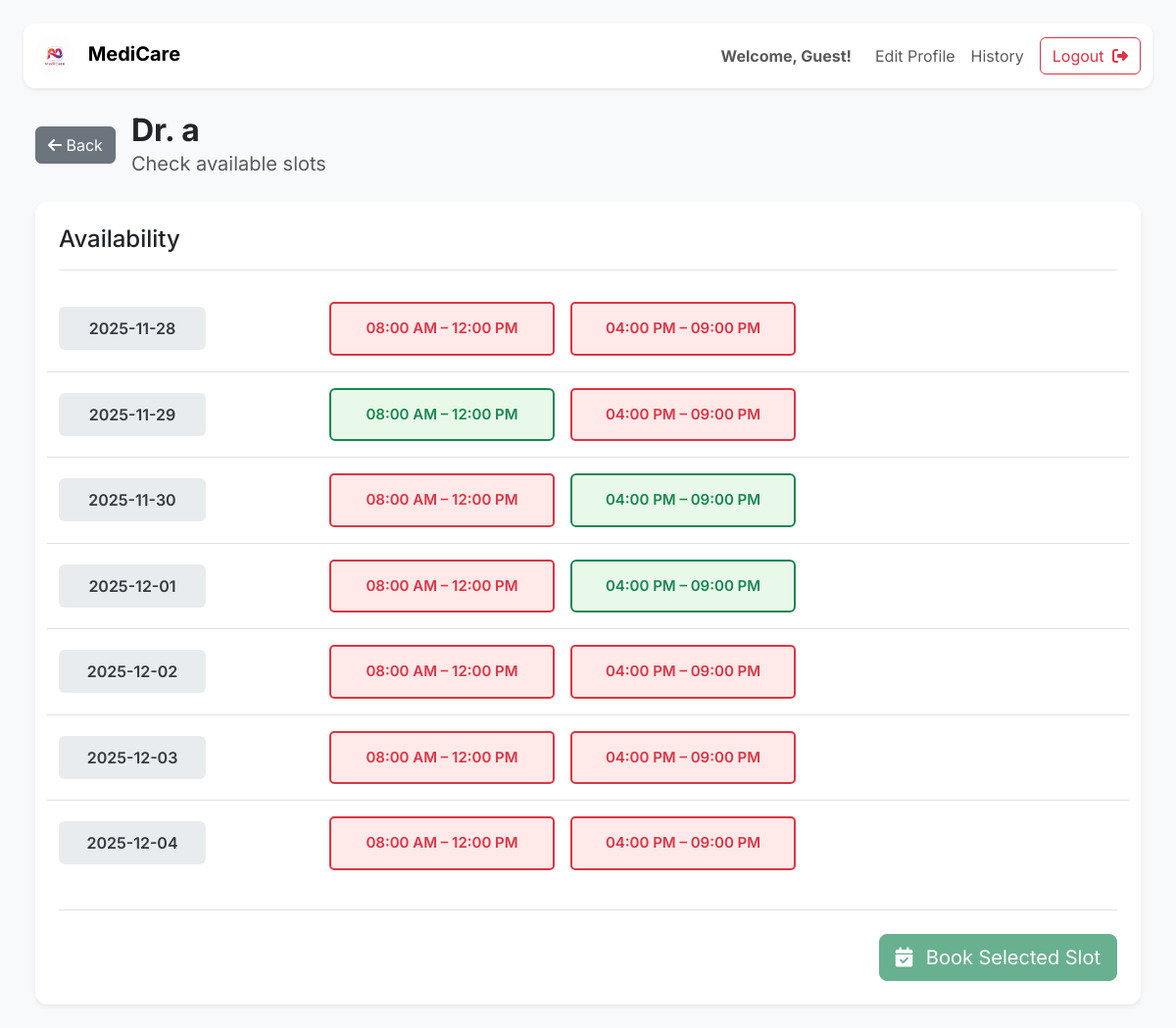
/doctor/check_availability/1, run on an earlier commit of the app's database.
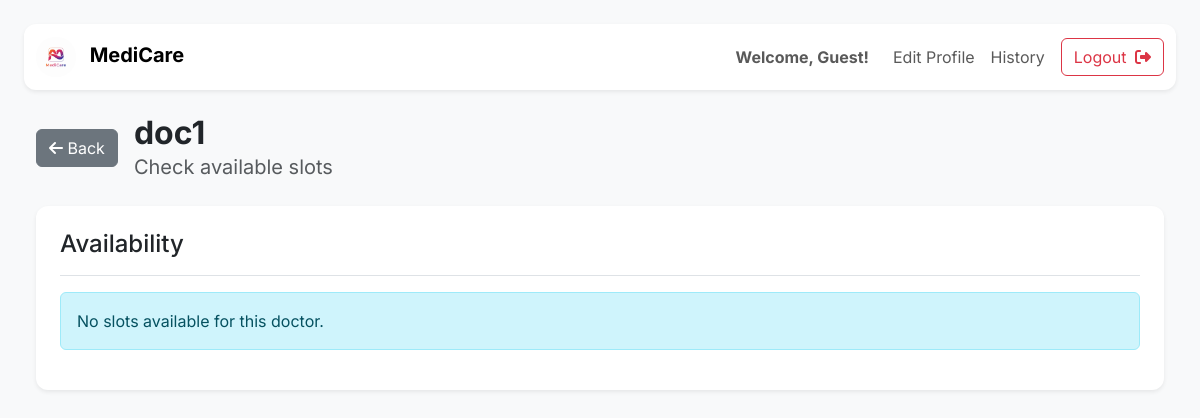
And on a later commit of the database.
### application/models.py (models this page shows)
class Doctor(db.Model):
    __tablename__ = 'doctor'
    id = db.Column(db.Integer(),primary_key = True)
    doctor_name = db.Column(db.String(), nullable=False)
    password = db.Column(db.String(), nullable=False)
    email = db.Column(db.String(), nullable=False)
    department_id = db.Column(db.Integer(), db.ForeignKey('department.id'), nullable=False)
    user_id = db.Column(db.Integer(), db.ForeignKey('user.id', ondelete="CASCADE"), nullable=False)
    type = db.Column(db.String(), nullable=False)
    experience = db.Column(db.Integer(), nullable=False)
    appointment = db.relationship('Appointment', backref='doctor')
    availability = db.relationship('Availability', backref='doctor', cascade="all, delete-orphan")

### application/controllers.py (the view)
@app.route("/doctor/check_availability/<int:doctor_id>")
def patient_check_availability(doctor_id):
    doctor_obj = Doctor.query.get_or_404(doctor_id)
    slots = Availability.query.filter_by(doctor_id=doctor_obj.id).all()
    slots_map = {f"{s.date}|{s.slot}": s for s in slots}
    return render_template("patient_check_availability.html",
        doctor=doctor_obj,
        next_days=next_7_days(),
        slots_map=slots_map,
        this_user=current_user())

### application/controllers.py (called while the page is built)
def current_user():
    uid = session.get("user_id")
    return User.query.get(uid) if uid else None

def next_7_days():
    today = datetime.today()
    return [(today + timedelta(days=i)).strftime("%Y-%m-%d") for i in range(7)]

### templates/patient_check_availability.html (shortened to what the changed rows need)
<!DOCTYPE html>
<html>
<head>
    <link href="https://cdn.jsdelivr.net/npm/bootstrap@5.3.2/dist/css/bootstrap.min.css" rel="stylesheet">
</head>
<body class="p-4">
    <main class="container-fluid">
        <div class="d-flex align-items-center mb-4">
            <div>
                <h2 class="fw-bold mb-0">{{ doctor.doctor_name }}</h2>
                <p class="text-muted fs-5 mb-0">Check available slots</p>
            </div>
        </div>
        <div class="card p-4 shadow-sm mt-3">
            <h4 class="mb-3 pb-3 border-bottom">Availability</h4>
            {% if not slots_map is defined %}
            {% set slots_map = {} %}
            {% endif %}
            {% if slots_map %}
            {% for d in next_days %}
            <div class="row align-items-center py-3 {% if not loop.last %}border-bottom{% endif %}">
                <div class="col-md-3">
                    <div class="date-box mx-auto mx-md-0">{{ d }}</div>
                </div>
                {% set m_key = d ~ '|morning' %}
                {% set e_key = d ~ '|evening' %}
                {% if m_key in slots_map %}
                {% set morning = slots_map[m_key] %}
                {% else %}
                {% set morning = None %}
                {% endif %}
                {% if e_key in slots_map %}
                {% set evening = slots_map[e_key] %}
                {% else %}
                {% set evening = None %}
                {% endif %}
                <div class="col-md-9 d-flex flex-wrap gap-3 mt-3 mt-md-0">
                    {% if morning %}
                    <button id="slot-{{ morning.id }}"
                        class="slot-btn btn {% if morning.is_available %}slot-available{% else %}slot-booked{% endif %}"
                        onclick="selectSlot('{{ morning.id }}')" {% if not morning.is_available %}disabled{% endif %}>
                        08:00 AM – 12:00 PM
                    </button>
                    {% else %}
                    <button class="slot-btn slot-missing" disabled>
                        08:00 AM – 12:00 PM
                    </button>
                    {% endif %}
                    {% if evening %}
                    <button id="slot-{{ evening.id }}"
                        class="slot-btn btn {% if evening.is_available %}slot-available{% else %}slot-booked{% endif %}"
                        onclick="selectSlot('{{ evening.id }}')" {% if not evening.is_available %}disabled{% endif %}>
                        04:00 PM – 09:00 PM
                    </button>
                    {% else %}
                    <button class="slot-btn slot-missing" disabled>
                        04:00 PM – 09:00 PM
                    </button>
                    {% endif %}
                </div>
            </div>
            {% endfor %}
            <div class="text-end mt-4 pt-4 border-top">
                <form id="bookForm" method="POST">
                    <button class="btn btn-success btn-lg" type="submit" id="bookButton" disabled>
                        <i class="fa-solid fa-calendar-check me-2"></i> Book Selected Slot
                    </button>
                </form>
            </div>
            {% else %}
            <div class="alert alert-info">No slots available for this doctor.</div>
            {% endif %}
        </div>
    </main>
</body>
</html>

What changed in the data, as far as the page shows it:
changed Doctor: doctor_name "Dr. a" → "doc1"
Also different on the page:
text no longer shown: "Book Selected Slot"
text now shown: "No slots available for this doctor."
list line gone: "2025-11-28 08:00 AM – 12:00 PM 04:00 PM – 09:00 PM"
list line gone: "2025-11-29 08:00 AM – 12:00 PM 04:00 PM – 09:00 PM"
list line gone: "2025-11-30 08:00 AM – 12:00 PM 04:00 PM – 09:00 PM"
list line gone: "2025-12-01 08:00 AM – 12:00 PM 04:00 PM – 09:00 PM"
list line gone: "2025-12-02 08:00 AM – 12:00 PM 04:00 PM – 09:00 PM"
list line gone: "2025-12-03 08:00 AM – 12:00 PM 04:00 PM – 09:00 PM"
list line gone: "2025-12-04 08:00 AM – 12:00 PM 04:00 PM – 09:00 PM"
